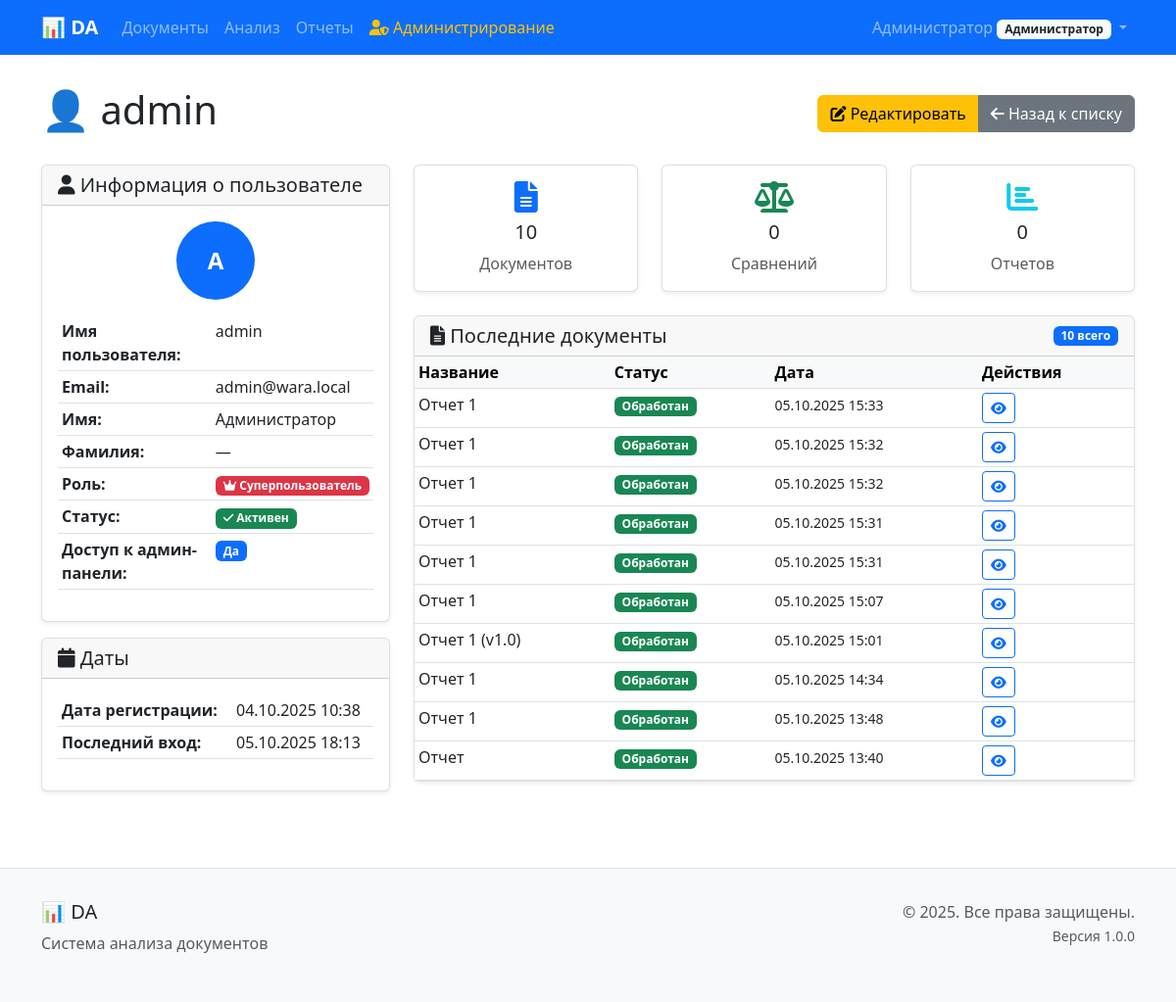
The page /users/admin/1/ (signed in) on the database as committed earlier.
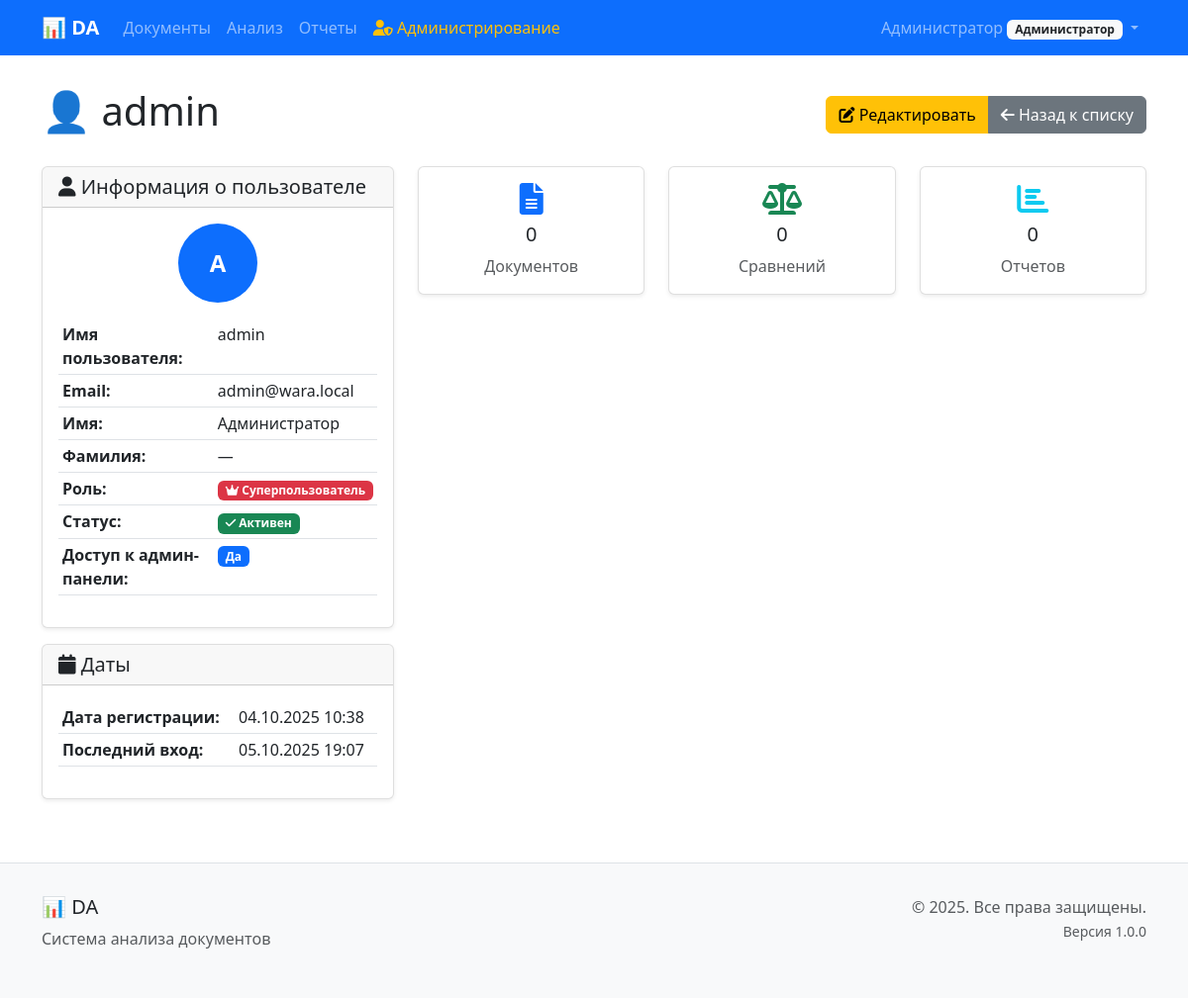
The same page on the database as committed later.
### users/models.py (models this page shows, shortened)
class User(AbstractUser):
    ROLE_CHOICES = [
        ('admin', 'Администратор'),
        ('manager', 'Руководитель'),
        ('viewer', 'Наблюдатель'),
    ]
    role = models.CharField(
        max_length=20,
        choices=ROLE_CHOICES,
        default='viewer',
        verbose_name='Роль'
    )
    department = models.CharField(
        max_length=100,
        blank=True,
        verbose_name='Отдел'
    )
    phone = models.CharField(
        max_length=20,
        blank=True,
        verbose_name='Телефон'
    )
    notification_settings = models.JSONField(
        default=dict,
        blank=True,
        verbose_name='Настройки уведомлений'
    )
    created_at = models.DateTimeField(
        auto_now_add=True,
        verbose_name='Дата создания'
    )
    updated_at = models.DateTimeField(
        auto_now=True,
        verbose_name='Дата обновления'
    )
    class Meta:
        verbose_name = 'Пользователь'
        verbose_name_plural = 'Пользователи'
        ordering = ['username']

### documents/models.py (models this page shows, shortened)
class Document(models.Model):
    STATUS_CHOICES = [
        ('uploaded', 'Загружен'),
        ('processing', 'Обрабатывается'),
        ('processed', 'Обработан'),
        ('error', 'Ошибка'),
    ]
    title = models.CharField(
        max_length=255,
        verbose_name='Название документа'
    )
    filename = models.CharField(
        max_length=255,
        verbose_name='Имя файла'
    )
    file = models.FileField(
        upload_to='documents/%Y/%m/%d/',
        validators=[FileExtensionValidator(allowed_extensions=['docx'])],
        verbose_name='Файл документа'
    )
    file_size = models.BigIntegerField(
        verbose_name='Размер файла (байт)'
    )
    checksum = models.CharField(
        max_length=64,
        verbose_name='Контрольная сумма'
    )
    version = models.CharField(
        max_length=50,
        default='1.0',
        verbose_name='Версия'
    )
    status = models.CharField(
        max_length=20,
        choices=STATUS_CHOICES,
        default='uploaded',
        verbose_name='Статус'
    )
    upload_date = models.DateTimeField(
        auto_now_add=True,
        verbose_name='Дата загрузки'
    )
    processed_date = models.DateTimeField(
        null=True,
        blank=True,
        verbose_name='Дата обработки'
    )
    processing_error = models.TextField(
        blank=True,
        verbose_name='Ошибка обработки'
    )
    user = models.ForeignKey(
        User,
        on_delete=models.CASCADE,
        related_name='documents',
        verbose_name='Пользователь'
    )
    parent_document = models.ForeignKey(
        'self',
        on_delete=models.CASCADE,
        null=True,
        blank=True,
        related_name='versions',
        verbose_name='Родительский документ'
    )
    is_latest_version = models.BooleanField(
        default=True,
        verbose_name='Последняя версия'
    )
    version_notes = models.TextField(
        blank=True,
        verbose_name='Заметки к версии'
    )
    content_text = models.TextField(
        blank=True,
        verbose_name='Текстовое содержимое'
    )
    content_structure = models.JSONField(
        default=dict,
        blank=True,
        verbose_name='Структура документа'
    )
    metadata = models.JSONField(
        default=dict,
        blank=True,
        verbose_name='Метаданные'
    )
    key_points = models.JSONField(
        default=list,
        blank=True,
        verbose_name='Ключевые моменты'
    )
    key_points_generated_date = models.DateTimeField(
        null=True,
        blank=True,
        verbose_name='Дата генерации ключевых моментов'
    )
    class Meta:
        verbose_name = 'Документ'
        verbose_name_plural = 'Документы'
        ordering = ['-upload_date']
    def get_latest_version(self):
        if self.parent_document:
            return self.parent_document.get_latest_version()
        else:
            latest = self.versions.filter(is_latest_version=True).first()
            return latest if latest else self

### users/admin_views.py (the view)
# urls.py: path('admin/<int:pk>/', admin_views.AdminUserDetailView.as_view(), name='admin_detail'),
class AdminUserDetailView(AdminRequiredMixin, DetailView):
    model = User
    template_name = 'users/admin/user_detail.html'
    context_object_name = 'user_obj'
    def get_object(self):
        return get_object_or_404(User, pk=self.kwargs['pk'])
    def get_context_data(self, **kwargs):
        context = super().get_context_data(**kwargs)
        user_obj = self.get_object()
        documents_count = Document.objects.filter(user=user_obj).count()
        comparisons_count = Comparison.objects.filter(user=user_obj).count()
        reports_count = Report.objects.filter(user=user_obj).count()
        last_login = user_obj.last_login
        date_joined = user_obj.date_joined
        recent_documents = Document.objects.filter(user=user_obj).order_by('-upload_date')[:10]
        recent_comparisons = Comparison.objects.filter(user=user_obj).order_by('-created_date')[:10]
        recent_reports = Report.objects.filter(user=user_obj).order_by('-generated_date')[:10]
        context.update({
            'documents_count': documents_count,
            'comparisons_count': comparisons_count,
            'reports_count': reports_count,
            'last_login': last_login,
            'date_joined': date_joined,
            'recent_documents': recent_documents,
            'recent_comparisons': recent_comparisons,
            'recent_reports': recent_reports,
        })
        return context

### users/admin_views.py (called while the page is built)
    def test_func(self):
        is_authenticated = self.request.user.is_authenticated
        is_superuser = self.request.user.is_superuser if is_authenticated else False
        is_admin_role = getattr(self.request.user, 'role', None) == 'admin' if is_authenticated else False
        logger.info(f"Admin access check for {self.request.user.username if is_authenticated else 'anonymous'}: "
                   f"authenticated={is_authenticated}, superuser={is_superuser}, admin_role={is_admin_role}")
        return is_authenticated and (is_superuser or is_admin_role)

### templates/users/admin/user_detail.html (shortened to what the changed rows need)
{% extends 'base/base.html' %}
{% block content %}
<div class="row">
    <div class="col-12">
        <div class="d-flex justify-content-between align-items-center mb-4">
            <h1>👤 {{ user_obj.username }}</h1>
            <div class="btn-group" role="group">
                <a href="{% url 'users:admin_edit' user_obj.pk %}" class="btn btn-warning">
                </a>
                <a href="{% url 'users:admin_list' %}" class="btn btn-secondary">
                </a>
            </div>
        </div>
        <div class="row">
            <div class="col-md-4">
                <div class="card">
                    <div class="card-body">
                        <div class="text-center mb-3">
                            <div class="avatar-lg bg-primary text-white rounded-circle d-inline-flex align-items-center justify-content-center">
                                {% if user_obj.first_name %}
                                    {{ user_obj.first_name|first }}{{ user_obj.last_name|first }}
                                {% else %}
                                    {{ user_obj.username|first|upper }}
                                {% endif %}
                            </div>
                        </div>
                        <table class="table table-sm">
                            <tr>
                                <td><strong>Имя пользователя:</strong></td>
                                <td>{{ user_obj.username }}</td>
                            </tr>
                            <tr>
                                <td><strong>Email:</strong></td>
                                <td>{{ user_obj.email|default:"—" }}</td>
                            </tr>
                            <tr>
                                <td><strong>Имя:</strong></td>
                                <td>{{ user_obj.first_name|default:"—" }}</td>
                            </tr>
                            <tr>
                                <td><strong>Фамилия:</strong></td>
                                <td>{{ user_obj.last_name|default:"—" }}</td>
                            </tr>
                        </table>
                    </div>
                </div>
                <div class="card mt-3">
                    <div class="card-body">
                        <table class="table table-sm">
                            <tr>
                                <td><strong>Дата регистрации:</strong></td>
                                <td>{{ date_joined|date:"d.m.Y H:i" }}</td>
                            </tr>
                            <tr>
                                <td><strong>Последний вход:</strong></td>
                                <td>
                                    {% if last_login %}
                                        {{ last_login|date:"d.m.Y H:i" }}
                                    {% else %}
                                        <span class="text-muted">Никогда</span>
                                    {% endif %}
                                </td>
                            </tr>
                        </table>
                    </div>
                </div>
            </div>
            <div class="col-md-8">
                <div class="row mb-4">
                    <div class="col-md-4">
                        <div class="card text-center">
                            <div class="card-body">
                                <i class="fas fa-file-alt fa-2x text-primary mb-2"></i>
                                <h5 class="card-title">{{ documents_count }}</h5>
                                <p class="card-text text-muted">Документов</p>
                            </div>
                        </div>
                    </div>
                </div>
                {% if recent_documents %}
                    <div class="card mb-4">
                        <div class="card-header d-flex justify-content-between align-items-center">
                            <h5 class="mb-0">
                                <i class="fas fa-file-alt"></i> Последние документы
                            </h5>
                            <span class="badge bg-primary">{{ documents_count }} всего</span>
                        </div>
                        <div class="card-body p-0">
                            <div class="table-responsive">
                                <table class="table table-sm mb-0">
                                    <thead class="table-light">
                                        <tr>
                                            <th>Название</th>
                                            <th>Статус</th>
                                            <th>Дата</th>
                                            <th>Действия</th>
                                        </tr>
                                    </thead>
                                    <tbody>
                                        {% for document in recent_documents %}
                                        <tr>
                                            <td>{{ document.title|truncatechars:30 }}</td>
                                            <td>
                                                <span class="badge
                                                    {% if document.status == 'processed' %}bg-success
                                                    {% elif document.status == 'uploaded' %}bg-warning
                                                    {% elif document.status == 'error' %}bg-danger
                                                    {% else %}bg-secondary{% endif %}">
                                                    {{ document.get_status_display }}
                                                </span>
                                            </td>
                                            <td>
                                                <small>{{ document.upload_date|date:"d.m.Y H:i" }}</small>
                                            </td>
                                            <td>
                                                <a href="{% url 'documents:detail' document.get_latest_version.pk %}" class="btn btn-outline-primary btn-sm">
                                                    <i class="fas fa-eye"></i>
                                                </a>
                                            </td>
                                        </tr>
                                        {% endfor %}
                                    </tbody>
                                </table>
                            </div>
                        </div>
                    </div>
                {% endif %}
            </div>
        </div>
    </div>
</div>
{% endblock %}

### templates/base/base.html (shortened to what this page needs)
<!DOCTYPE html>
<html lang="ru">
<head>
    <link href="https://cdn.jsdelivr.net/npm/bootstrap@5.3.0/dist/css/bootstrap.min.css" rel="stylesheet">
    <link href="https://cdnjs.cloudflare.com/ajax/libs/font-awesome/6.0.0/css/all.min.css" rel="stylesheet">
</head>
<body>
    <nav class="navbar navbar-expand-lg navbar-dark bg-primary">
        <div class="container">
            <a class="navbar-brand" href="{% url 'documents:list' %}">
                {{ app_name|default:"📊 Анализатор документов" }}
            </a>
            <div class="collapse navbar-collapse" id="navbarNav">
                <ul class="navbar-nav me-auto">
                    <li class="nav-item">
                        <a class="nav-link" href="{% url 'documents:list' %}">Документы</a>
                    </li>
                    <li class="nav-item">
                        <a class="nav-link" href="{% url 'analysis:list' %}">Анализ</a>
                    </li>
                    <li class="nav-item">
                        <a class="nav-link" href="{% url 'reports:list' %}">Отчеты</a>
                    </li>
                    {% if user.is_authenticated and user.is_superuser or user.role == 'admin' %}
                        <li class="nav-item">
                            <a class="nav-link text-warning" href="{% url 'users:admin_list' %}">
                                <i class="fas fa-user-shield"></i> Администрирование
                            </a>
                        </li>
                    {% endif %}
                </ul>
                <ul class="navbar-nav">
                    {% if user.is_authenticated %}
                        <li class="nav-item dropdown">
                            <a class="nav-link dropdown-toggle" href="#" role="button" data-bs-toggle="dropdown">
                                {{ user.get_full_name|default:user.username }}
                                <span class="badge bg-light text-dark">{{ user.get_role_display }}</span>
                            </a>
                        </li>
                    {% else %}
                        <li class="nav-item">
                            <a class="nav-link" href="{% url 'users:login' %}">Войти</a>
                        </li>
                    {% endif %}
                </ul>
            </div>
        </div>
    </nav>
    <div class="container main-content">
        {% block content %}{% endblock %}
    </div>
    <footer class="footer">
        <div class="container">
            <div class="row">
                <div class="col-md-6">
                    <h5>{{ app_name|default:"📊 Анализатор документов" }}</h5>
                    <p class="text-muted">{{ app_description|default:"Система анализа документов" }}</p>
                </div>
                <div class="col-md-6 text-md-end">
                    <p class="text-muted">
                        &copy; 2025. Все права защищены.<br>
                        <small>Версия 1.0.0</small>
                    </p>
                </div>
            </div>
        </div>
    </footer>
</body>
</html>

Rows that differ between the two databases and show on the page:
removed Document: title "Отчет 1", status "Обработан", upload_date "05.10.2025 15:33"
removed Document: title "Отчет 1", status "Обработан", upload_date "05.10.2025 15:32"
removed Document: title "Отчет 1", status "Обработан", upload_date "05.10.2025 15:32"
removed Document: title "Отчет 1", status "Обработан", upload_date "05.10.2025 15:31"
removed Document: title "Отчет 1", status "Обработан", upload_date "05.10.2025 15:31"
removed Document: title "Отчет 1", status "Обработан", upload_date "05.10.2025 15:07"
removed Document: title "Отчет 1 (v1.0)", status "Обработан", upload_date "05.10.2025 15:01"
removed Document: title "Отчет 1", status "Обработан", upload_date "05.10.2025 14:34"
removed Document: title "Отчет 1", status "Обработан", upload_date "05.10.2025 13:48"
removed Document: title "Отчет", status "Обработан", upload_date "05.10.2025 13:40"
changed User "admin": last_login "05.10.2025 18:13" → "05.10.2025 19:07"
Other text that changed with them:
{{ documents_count }}: "10" → "0"
{{ documents_count }}: "10" → (not shown)
text no longer shown: "Последние документы всего Название Статус Дата Действия"
